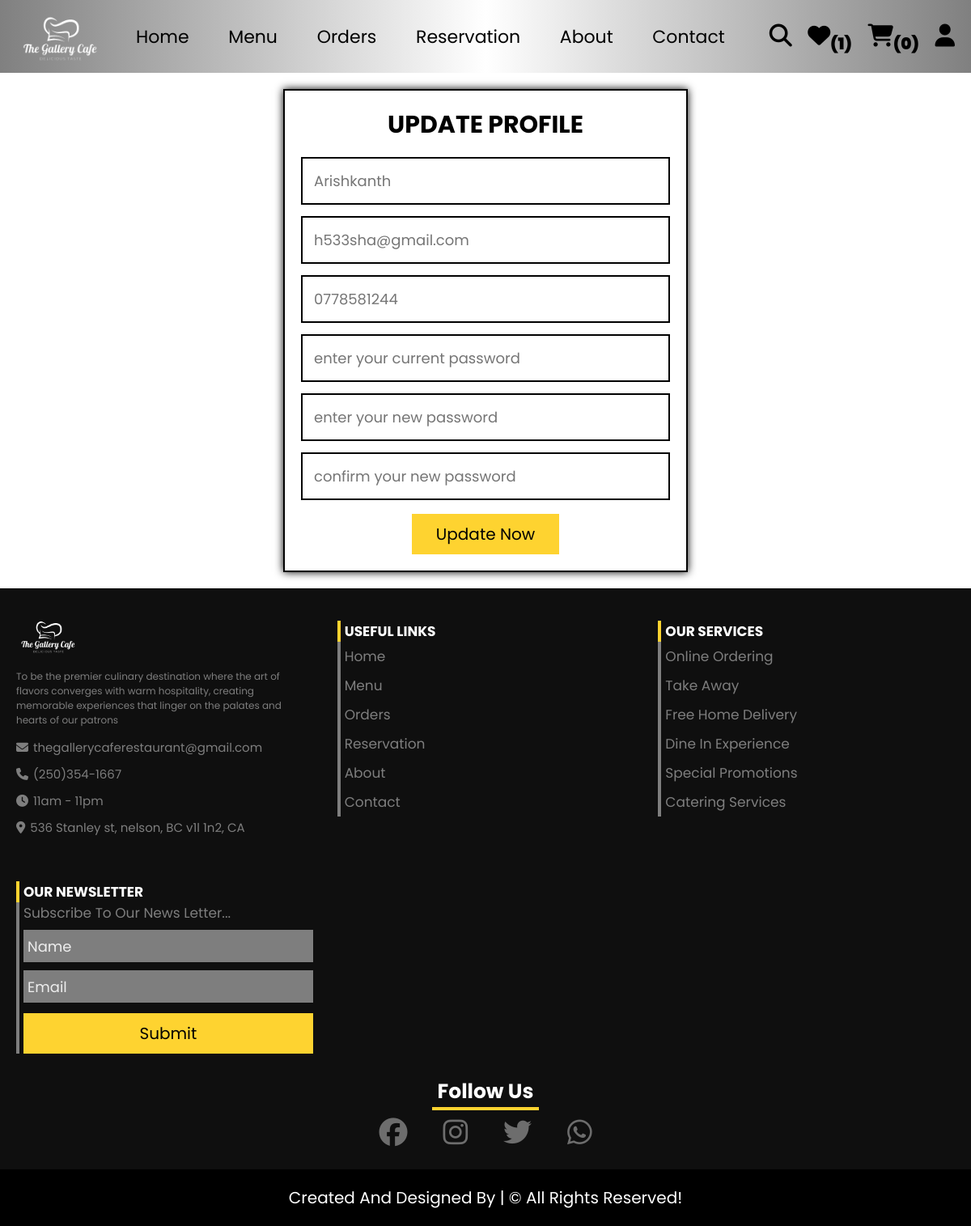
Screenshot of /customer/update_profile.php (signed in) with the database file from the repository.
### tables this page shows
CREATE TABLE `users` (
  `id` int(11) NOT NULL,
  `name` varchar(50) NOT NULL,
  `email` varchar(50) NOT NULL,
  `number` varchar(11) NOT NULL,
  `password` char(255) NOT NULL,
  `reg_date` datetime NOT NULL DEFAULT current_timestamp(),
  `address` varchar(255) NOT NULL
);

### customer/update_profile.php (the view, shortened to what this page needs)
<?php
    include("../db/database.php");
?>
<!DOCTYPE html>
<html lang="en">
<head>
    <link rel="stylesheet" href="../CSS/customer_style.css">
</head>
<body>
    <?php include("../components/user_header.php"); ?>
    <section class="form-container">
        <form action="<?php htmlspecialchars($_SERVER["PHP_SELF"]) ?>" method="post">
            <h3>update profile</h3>
            <input type="text" name="name" placeholder="<?= $fetch_profile['name'] ?>"
            class="box" maxlength="50">
            <input type="email" name="email" placeholder="<?= $fetch_profile['email'] ?>"
            class="box" maxlength="50">
            <input type="number" name="number" placeholder="<?= $fetch_profile['number'] ?>"
            class="box" max="9999999999">
            <input type="password" name="current_password" required placeholder="enter your current password"
            class="box" maxlength="50" oninput="this.value = this.value.replace(/\s/g, '')">
            <input type="password" name="new_password" required placeholder="enter your new password"
            class="box" maxlength="50" oninput="this.value = this.value.replace(/\s/g, '')">
            <input type="password" name="confirm_new_password" required placeholder="confirm your new password"
            class="box" maxlength="50" oninput="this.value = this.value.replace(/\s/g, '')">
            <input type="submit" name="update" value="update now" class="btn">
        </form>
    </section>
</body>
</html>
<?php include("../components/footer.php"); ?>

### CSS/customer_style.css (style rules this page uses)
:root { --yellow: #fed330; --red: #e74c3c; --light-color: #7e7e7e; --border: 2px solid #000; --light: #ededed; --light-black: #0f0f0f; }
* { font-family: 'poppins', sans-serif; margin: 0; padding: 0; box-sizing: border-box; outline: none; border: none; text-decoration: none; }
html { font-size: 62.5%; overflow-x: hidden; scroll-behavior: smooth; stop-opacity: 7rem; scroll-padding-top: 7rem; }
section { margin: 0 auto; max-width: 1300px; padding: 2rem; }
.btn, .delete-btn { margin-top: 1rem; display: inline-block; font-size: 2rem; padding: 1rem 3rem; cursor: pointer; transition: .2s linear; text-transform: capitalize; }
.btn { background-color: var(--yellow); color: #000; }
.form-container form { margin: 0 auto; max-width: 50rem; padding: 2rem; text-align: center; border: var(--border); background: transparent; backdrop-filter: blur(20px); box-shadow: 0 0 10px black; }
.form-container form h3 { font-size: 3rem; color: #000; text-transform: uppercase; margin-bottom: 1rem; }
.form-container form .box { margin: .7rem 0; width: 100%; border: var(--border); padding: 1.4rem; font-size: 1.8rem; color: #000; }

### rows the page displays
users: name "Arishkanth", email "h533sha@gmail.com", number "0778581244"

### other values shown
$total_user_wishlist_items "1"
count($_SESSION["cart"]) "0"
